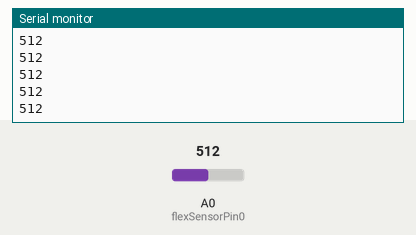
Recording of a sketch running on a simulated Arduino Uno, built with avr-gcc and run on an emulated ATmega328P. On the bench: the last lines printed to the serial monitor. Inputs (shaded band) come from the test bench; at power-on: A0 (flexSensorPin0) = 512.

Above: at 1.2 s.
1.3 s: A0 (flexSensorPin0) set to 716
At 2.4 s:
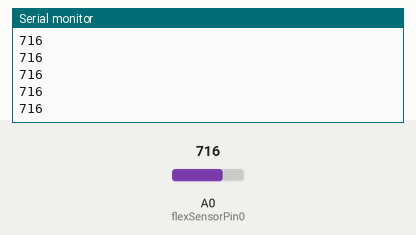
2.8 s: A0 (flexSensorPin0) set to 900
At 3.4 s:
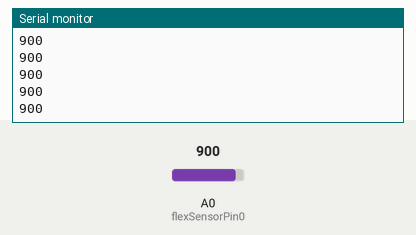
Timing chart, 0 to 5.8 s (numbered marks = the images above; inputs shaded):
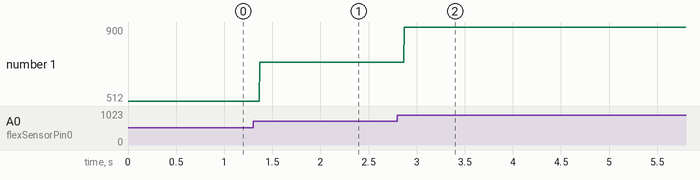

Measured:
- after the input at 1.3 s, the serial monitor: prints a new line after 0.07 s (image 1)
- after the input at 2.8 s, the serial monitor: prints a new line after 0.07 s (image 2)
- plotted number 1: 512 → 716 after the input at 1.3 s, 716 → 900 after the input at 2.8 s

The sketch:

flextest.ino
```cpp
int flexSensorPin0 = A0; //analog pin 0

void setup() {
  // put your setup code here, to run once:
Serial.begin(9600);

}

void loop() {
  // put your main code here, to run repeatedly:
int flexSensorReading0 = analogRead(flexSensorPin0);
Serial.println(flexSensorReading0);

}
```
